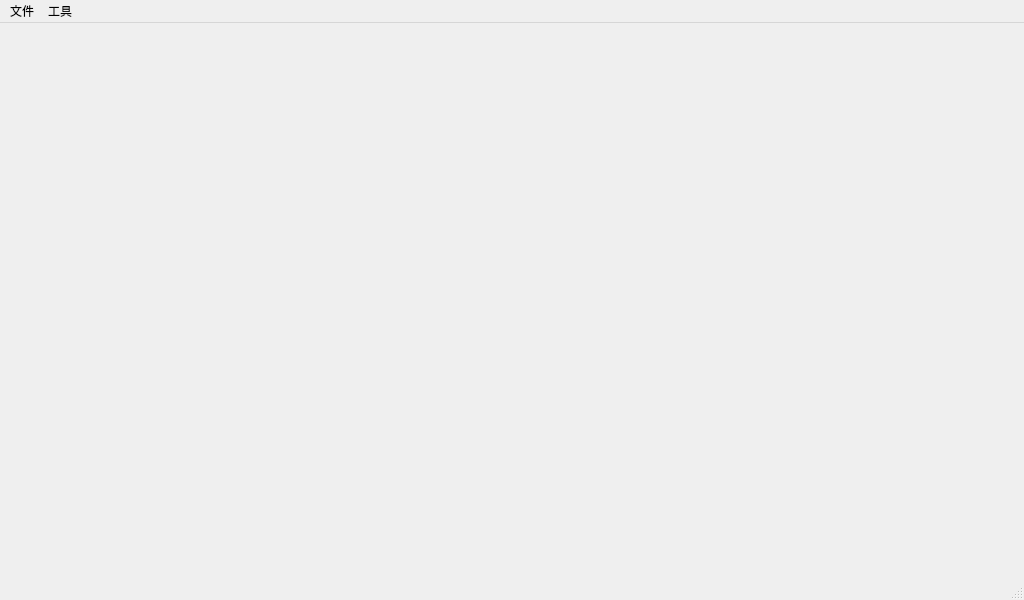
<?xml version="1.0" encoding="UTF-8"?>
<ui version="4.0">
 <class>MainWindow</class>
 <widget class="QMainWindow" name="MainWindow">
  <property name="geometry">
   <rect>
    <x>0</x>
    <y>0</y>
    <width>1024</width>
    <height>600</height>
   </rect>
  </property>
  <property name="minimumSize">
   <size>
    <width>640</width>
    <height>400</height>
   </size>
  </property>
  <property name="baseSize">
   <size>
    <width>1100</width>
    <height>800</height>
   </size>
  </property>
  <property name="mouseTracking">
   <bool>false</bool>
  </property>
  <property name="windowTitle">
   <string>MGMainWindow</string>
  </property>
  <property name="styleSheet">
   <string notr="true"/>
  </property>
  <widget class="QWidget" name="centralWidget">
   <property name="sizePolicy">
    <sizepolicy hsizetype="MinimumExpanding" vsizetype="MinimumExpanding">
     <horstretch>0</horstretch>
     <verstretch>0</verstretch>
    </sizepolicy>
   </property>
   <property name="minimumSize">
    <size>
     <width>200</width>
     <height>150</height>
    </size>
   </property>
  </widget>
  <widget class="QMenuBar" name="menuBar">
   <property name="geometry">
    <rect>
     <x>0</x>
     <y>0</y>
     <width>1024</width>
     <height>26</height>
    </rect>
   </property>
   <widget class="QMenu" name="menuMGround">
    <property name="title">
     <string>文件</string>
    </property>
    <addaction name="separator"/>
    <addaction name="actionMuteAudioOutput"/>
    <addaction name="actionStatusBar"/>
    <addaction name="separator"/>
    <addaction name="actionExit"/>
   </widget>
   <widget class="QMenu" name="menuWidgets">
    <property name="title">
     <string>工具</string>
    </property>
   </widget>
   <addaction name="menuMGround"/>
   <addaction name="menuWidgets"/>
  </widget>
  <widget class="QStatusBar" name="statusBar"/>
  <action name="actionExit">
   <property name="text">
    <string>退出</string>
   </property>
   <property name="shortcut">
    <string>Ctrl+Q</string>
   </property>
  </action>
  <action name="actionAdd_Link">
   <property name="text">
    <string>Manage Communication Links</string>
   </property>
  </action>
  <action name="actionMuteAudioOutput">
   <property name="checkable">
    <bool>true</bool>
   </property>
   <property name="text">
    <string>Mute Audio Output</string>
   </property>
  </action>
  <action name="actionAdvanced_Mode">
   <property name="checkable">
    <bool>true</bool>
   </property>
   <property name="text">
    <string>Advanced Mode</string>
   </property>
  </action>
  <action name="actionStatusBar">
   <property name="checkable">
    <bool>true</bool>
   </property>
   <property name="text">
    <string>状态栏</string>
   </property>
   <property name="toolTip">
    <string>状态栏</string>
   </property>
  </action>
 </widget>
 <layoutdefault spacing="6" margin="11"/>
 <resources/>
 <connections>
  <connection>
   <sender>actionExit</sender>
   <signal>triggered()</signal>
   <receiver>MainWindow</receiver>
   <slot>close()</slot>
   <hints>
    <hint type="sourcelabel">
     <x>-1</x>
     <y>-1</y>
    </hint>
    <hint type="destinationlabel">
     <x>299</x>
     <y>199</y>
    </hint>
   </hints>
  </connection>
 </connections>
</ui>
